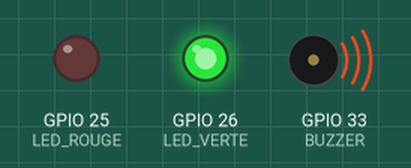
Recording of a sketch running on a simulated ESP32. On the bench: output pins drawn as LEDs (lit = HIGH), buzzer (waves = sounding).

Above: at 0.5 s.
At 1.5 s:
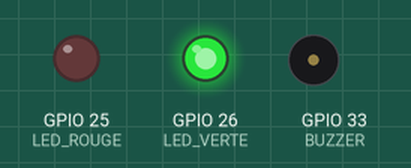
At 2.2 s:
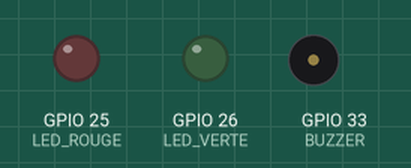
At 3.0 s:
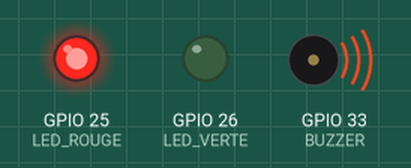
At 4.0 s:
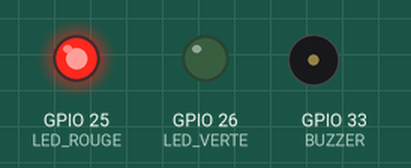
Timing chart, 0 to 6.5 s (numbered marks = the images above):
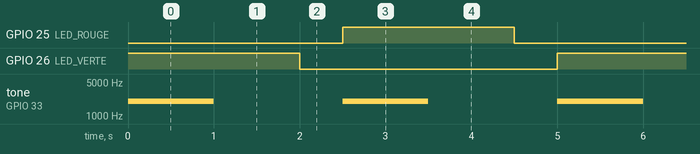

Measured:
- by itself, GPIO 25 (LED_ROUGE), GPIO 26 (LED_VERTE): alternates HIGH for 2.0 s and LOW for 3.0 s
- by itself, tone on GPIO 33 (BUZZER): alternates 2000 Hz for 1.0 s and silent for 1.5 s

The sketch:

test_led_et_buzzer.ino
```cpp
#define LED_VERTE 26 //Associe LED_VERT à la broche 26
#define LED_ROUGE 25 //Associe LED_ROUGE à la broche 25
#define BUZZER 33 //Associe BUZZER à la broche 33

void setup() {
  // Configure les trois broches comme sorties
  pinMode(LED_VERTE, OUTPUT);
  pinMode(LED_ROUGE, OUTPUT);
  pinMode(BUZZER, OUTPUT);
}

void loop() {

  digitalWrite(LED_VERTE, HIGH); // Allume le LED vert

  tone(BUZZER, 2000); // Son du BUZZER à 200 Hz
  delay(1000); // Attend 1 seconde

  noTone(BUZZER); // Arrête le son du BUZZER
  delay(1000); // Attend 1 seconde

  digitalWrite(LED_VERTE, LOW); // Éteint la LED
  delay(500); // Attend 1/2 seconde


  digitalWrite(LED_ROUGE, HIGH); // Allume le LED rouge

  tone(BUZZER, 2000); // Son du BUZZER à 200 Hz
  delay(1000); // Attend 1 seconde

  noTone(BUZZER); // Arrête le son du BUZZER
  delay(1000); // Attend 1 seconde

  digitalWrite(LED_ROUGE, LOW); // Éteint la LED
  delay(500); // Attend 1/2 seconde
}
```
